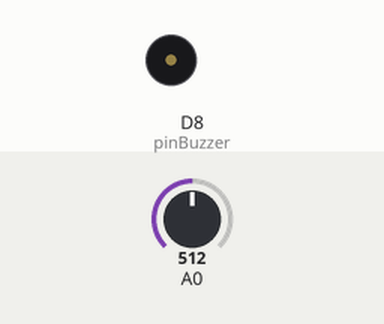
The sketch below on a simulated ESP8266 (NodeMCU). Parts: buzzer (waves = sounding, pin HIGH). The test bench sets the inputs (shaded band); at power-on: A0 = 512. WiFi joins after 1.5 s; servers stay silent unless stated; what the sketch prints to the serial monitor is not drawn.

Above: at 0.0 s.
At 1.8 s:
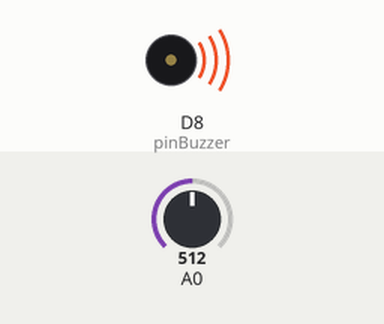
Timing chart, 0 to 3.3 s (numbered marks = the images above):
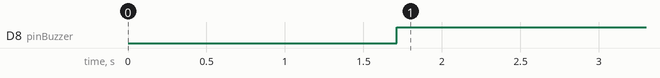

Measured:
- by itself, D8 (pinBuzzer): LOW → HIGH at 1.7 s

The sketch:

detector_de_gas.ino
```cpp
#include <ESP8266WiFi.h>
int pinBuzzer = D8;
int valor = 0;
String apiKey = "3KYZFCBX860YZDXA"; // Enter your Write API key from ThingSpeak
const char *ssid = "EVENTOS"; // replace with your wifi ssid and wpa2 key
const char *pass = "JUNTADIC22";
const char* server = "api.thingspeak.com";
WiFiClient client;
void setup()
{
pinMode(pinBuzzer, OUTPUT);
Serial.begin(115200);
delay(10);
Serial.println("Conectando a ");
Serial.println(ssid);
WiFi.begin(ssid, pass);
while (WiFi.status() != WL_CONNECTED)
{
delay(500);
Serial.print(".");
}
Serial.println("");
Serial.println("WiFi conectado");
}
void loop()
{
float h = analogRead(A0);
if (isnan(h))
{
Serial.println("Error al leer del sensir MQ-6!");
return;
}

if (client.connect(server, 80)) // "184.106.153.149" or api.thingspeak.com
{
String postStr = apiKey;
postStr += "&field1=";
postStr += String(h/1023*100);
postStr += "r\n";
client.print("POST /update HTTP/1.1\n");
client.print("Host: api.thingspeak.com\n");
client.print("Connection: close\n");
client.print("X-THINGSPEAKAPIKEY: " + apiKey + "\n");
client.print("Content-Type: application/x-www-form-urlencoded\n");
client.print("Content-Length: ");
client.print(postStr.length());
client.print("\n\n");
client.print(postStr);

Serial.print("Nivel de gas: ");
valor = (h/1023*100);
Serial.println(valor);
 if (valor > 30  ){ // se activa si el valor de sensorValue es mayor que 200
    digitalWrite(pinBuzzer, HIGH); //activa la salida digital, enciende el led y el buzzer
  }
  else{
    digitalWrite(pinBuzzer, LOW); //desactiva la salida digital, se apaga el led y no suena el buzzer
  }
Serial.println("Datos enviados a Thingspeak");
}
delay(500);
client.stop();
Serial.println("Esperando");

// thingspeak needs minimum 15 sec delay between updates.
delay(100);
}
```
